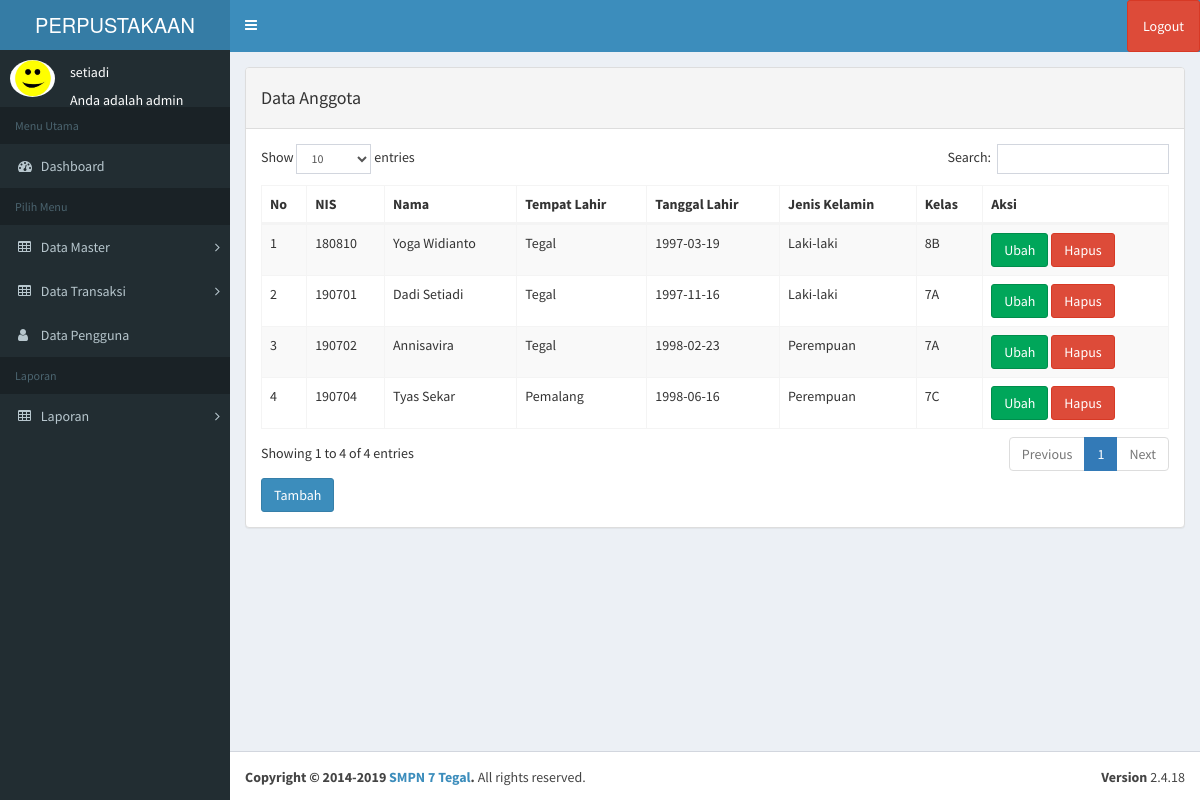
Page /index.php?page=anggota (signed in) on the committed database.
### tables this page shows
CREATE TABLE `tb_pengguna` (
  `id` int(11) NOT NULL,
  `username` varchar(100) NOT NULL,
  `nama` varchar(100) NOT NULL,
  `password` varchar(50) NOT NULL,
  `level` varchar(20) NOT NULL,
  `foto` varchar(25) NOT NULL
);

CREATE TABLE `tb_anggota` (
  `nis` int(6) NOT NULL,
  `nama` varchar(50) NOT NULL,
  `tempat_lahir` varchar(50) NOT NULL,
  `tanggal_lahir` date NOT NULL,
  `jenis_kelamin` enum('Laki-laki','Perempuan') NOT NULL,
  `kelas` varchar(50) NOT NULL
);

### page/anggota/anggota.php (the view, shortened to what this page needs)
              <div class="panel panel-default">
                  <div class="panel-heading">
                   <h4>Data Anggota</h4>
                  </div>
                  <div class="panel-body">
<div class="row">
<div class="col-md-12">
<div class="content-panel">
                      <div class="table-responsive">
                          <table class="table table-striped table-bordered table-hover" id="anggota">
                              <thead>
                                  <tr>
                                      <th>No</th>
                                      <th>NIS</th>
                                      <th>Nama</th>
                                      <th>Tempat Lahir</th>
					<th>Tanggal Lahir</th>
                                      <th>Jenis Kelamin</th>
					<th>Kelas</th>
					<th>Aksi</th>
                                  </tr>
                              </thead>
<tbody>
<?php
			$no = 1;
			$sql = $koneksi->query("select * from tb_anggota");
			while ($data = $sql->fetch_assoc()) {
			?>
<tr>
	<td><?php echo $no++; ?></td>
	<td><?php echo $data['nis']; ?></td>
	<td><?php echo $data['nama']; ?></td>
	<td><?php echo $data['tempat_lahir']; ?></td>
	<td><?php echo $data['tanggal_lahir']; ?></td>
	<td><?php echo $data['jenis_kelamin']; ?></td>
	<td><?php echo $data['kelas']; ?></td>
	<td>
	<a href="?page=anggota&aksi=ubahanggota&id=<?php echo $data['nis'] ?>" class="btn btn-success" >Ubah</a>
	<a onclick="return confirm('Apakah anda yakin akan menghapus data ini?')" href="?page=anggota&aksi=hapusanggota&id=<?php echo $data['nis'] ?>" class="btn btn-danger" >Hapus</a>
	</td>
</tr>
			<?php }?>
				   </tbody>
                          </table>
		<a href="?page=anggota&aksi=tambahanggota" class="btn btn-primary" >Tambah</a>
		</div>
		</section>

### index.php (shortened to what this page needs)
<?php
	$koneksi = new mysqli("localhost","root","","db_perpustakaan");
	?>
<!DOCTYPE html>
<html>
<head>
  <link rel="stylesheet" href="bower_components/bootstrap/dist/css/bootstrap.min.css">
  <link rel="stylesheet" href="bower_components/font-awesome/css/font-awesome.min.css">
  <link rel="stylesheet" href="bower_components/Ionicons/css/ionicons.min.css">
  <link rel="stylesheet" href="dist/css/AdminLTE.min.css">
  <link rel="stylesheet" href="dist/css/skins/_all-skins.min.css">
  <link rel="stylesheet" href="bower_components/morris.js/morris.css">
  <link rel="stylesheet" href="bower_components/jvectormap/jquery-jvectormap.css">
  <link rel="stylesheet" href="bower_components/bootstrap-datepicker/dist/css/bootstrap-datepicker.min.css">
  <link rel="stylesheet" href="bower_components/bootstrap-daterangepicker/daterangepicker.css">
  <link rel="stylesheet" href="plugins/bootstrap-wysihtml5/bootstrap3-wysihtml5.min.css">
  <link rel="stylesheet" type="text/css" href="dataTables/DataTables-1.10.20/css/dataTables.bootstrap.min.css"/>
</head>
<body class="hold-transition skin-blue sidebar-mini">
<div class="wrapper">
  <header class="main-header">
    <a href="index.php" class="logo">
      <span class="logo-lg">PERPUSTAKAAN</span>
    </a>
    <nav class="navbar navbar-static-top">
      <a href="#" class="sidebar-toggle" data-toggle="push-menu" role="button">
      </a>
      <div class="navbar-custom-menu">
        <ul class="nav navbar-nav">
          <li class="dropdown user user-menu">
            <a href="#" class="dropdown-toggle" data-toggle="dropdown">
                <li><a onclick="return confirm('Apakah anda yakin akan logout?')" class="btn btn-danger" class="logout" href="logout.php">Logout</a></li>
            </a>
          </li>
        </ul>
      </div>
    </nav>
  </header>
  <aside class="main-sidebar">
    <section class="sidebar">
           <div class="user-panel">
	<?php
	if ($_SESSION['admin']) {
	   $user = $_SESSION['admin'];
	}
	$sql =$koneksi->query("select * from tb_pengguna where id='$user'");
	$data = $sql->fetch_assoc();
	?>
    <div class="pull-left image">
          <img src="img/<?php echo $data['foto']?>" class="img-circle" width="48" height="48" alt="User" />
        </div>
        <div class="pull-left info">
                    <div class="name" data-toggle="dropdown" aria-haspopup="true" aria-expanded="false"><?php echo $data['nama'];?></div>
					<br>
                    <div class="email">Anda adalah <?php echo $data['level'];?></div>
        </div>
      </div>
  <ul class="sidebar-menu" data-widget="tree">
        <li class="header">Menu Utama</li>
        <li class="active treeview menu-open">
		<li>
          <a href="?page=home">
            <i class="fa fa-dashboard"></i> <span>Dashboard</span>
          </a>
        </li>
        <ul class="sidebar-menu" >
        <li class="header">Pilih Menu</li>
		 <li class="treeview">
          <a href="#">
            <i class="fa fa-table"></i> <span>Data Master</span>
            <span class="pull-right-container">
              <i class="fa fa-angle-right pull-right"></i>
            </span>
          </a>
        </li>
		 <li class="treeview">
          <a href="">
            <i class="fa fa-table"></i> <span>Data Transaksi</span>
            <span class="pull-right-container">
              <i class="fa fa-angle-right pull-right"></i>
            </span>
          </a>
        </li>
	<li>
          <a href="?page=pengguna">
            <i class="fa fa-user"></i> <span>Data Pengguna</span>
          </a>
        </li>
		<ul class="sidebar-menu" >
        <li class="header">Laporan</li>
		 <li class="treeview">
          <a href="">
            <i class="fa fa-table"></i> <span>Laporan</span>
            <span class="pull-right-container">
              <i class="fa fa-angle-right pull-right"></i>
            </span>
          </a>
        </li>
      </ul>
    </section>
  </aside>
  <div class="content-wrapper">
    <section class="content">
	<?php
			   $page = $_GET['page'];
			   $aksi = $_GET['aksi'];
				if ($page == "anggota") {
				   if ($aksi == "") {
					   include "page/anggota/anggota.php";
				   }
				}
			   ?>
  </div>
  <footer class="main-footer">
    <div class="pull-right hidden-xs">
      <b>Version</b> 2.4.18
    </div>
    <strong>Copyright &copy; 2014-2019 <a>SMPN 7 Tegal</a>.</strong> All rights
    reserved.
  </footer>
</div>
</body>
</html>

### rows in the picture
tb_pengguna: foto (picture), nama "setiadi", level "admin"
tb_anggota: nis "180810", nama "Yoga Widianto", tempat_lahir "Tegal", tanggal_lahir "1997-03-19", jenis_kelamin "Laki-laki", kelas "8B"
tb_anggota: nis "190701", nama "Dadi Setiadi", tempat_lahir "Tegal", tanggal_lahir "1997-11-16", jenis_kelamin "Laki-laki", kelas "7A"
tb_anggota: nis "190702", nama "Annisavira", tempat_lahir "Tegal", tanggal_lahir "1998-02-23", jenis_kelamin "Perempuan", kelas "7A"
tb_anggota: nis "190704", nama "Tyas Sekar", tempat_lahir "Pemalang", tanggal_lahir "1998-06-16", jenis_kelamin "Perempuan", kelas "7C"
